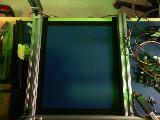
//> input picture openCV_Learning/Learning3/PR4/Original.jpg, 160 x 120 px
$ ./main1   (built with g++ and OpenCV 4)
//> lines starting //> are read from the running program, lines starting //| are printed output that depends on the picture; after the words box and inside, x2 and y2 are one past the last pixel; in counts of white or black regions, pixels touching at a corner belong together
#include <iostream>
#include "opencv2/core/core.hpp"
//#include <cv.h>
//#include <highgui.h>
#include "opencv2/opencv.hpp"
#include <algorithm>

using namespace cv;
using namespace std;

RNG rng(12345);

int main()
{
    Mat img;
    img=imread("/home/sugandha/RecognitionLocalization/openCV_Learning/Learning3/PR4/Original.jpg",1);
//> img is the input picture: 120 rows x 160 cols, CV_8UC3; mean B, G, R 49.4, 68.7, 54.8
    cout<<img.type()<<endl;
//| 16
cout<<"Sugandha"<<endl;
    imshow("Original",img);
    vector <Point2f> srcPoints;
    vector <Point2f> dstPoints;
    // [12 lines of commented-out code are left out]
    srcPoints.push_back(Point2f(47,25));
    srcPoints.push_back(Point2f(42,107));
    srcPoints.push_back(Point2f(114,24));
    srcPoints.push_back(Point2f(118,108));
    dstPoints.push_back(Point2f(1,1));
    dstPoints.push_back(Point2f(1,160));
    dstPoints.push_back(Point2f(120,1));
    dstPoints.push_back(Point2f(120,160));
    Mat H;
    Mat img_out = Mat::zeros( img.size(), CV_8UC3 );
    H=findHomography(srcPoints, dstPoints, 0, 3);
    warpPerspective(img, img_out, H, img.size(), 1, 1);
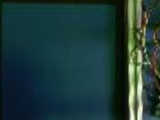
//> img_out: 120 rows x 160 cols, CV_8UC3; mean B, G, R 56.4, 57.8, 30
    imshow("warped original",img_out);
    Mat imgNew;
    imgNew=imread("/home/sugandha/RecognitionLocalization/openCV_Learning/Learning3/PR4/New.jpg",1);
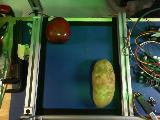
//> input picture openCV_Learning/Learning3/PR4/New.jpg, 160 x 120 px
//> imgNew is the input picture: 120 rows x 160 cols, CV_8UC3; mean B, G, R 63.7, 81, 64.5
    Mat imgNew_out = Mat::zeros( imgNew.size(), CV_8UC3 );
    cout<<"Sugandha printing new image"<<endl;
    imshow("New",imgNew);
    warpPerspective(imgNew, imgNew_out, H, imgNew.size(), 1, 1);
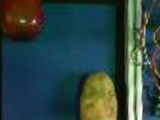
//> imgNew_out: 120 rows x 160 cols, CV_8UC3; mean B, G, R 65.7, 68.8, 46.6
    imshow("Warped New", imgNew_out);
    Mat imgChange;
    absdiff(imgNew_out,img_out,imgChange);
    imshow("Background Change",imgChange);
    Mat imgGray;
    cvtColor(imgChange, imgGray, CV_BGR2GRAY);
    imshow("GrayScale image",imgGray);
    Mat imgBw;
    //Otsu thresholding operation
    //threshold( imgGray, imgBw, 0, 255, CV_THRESH_BINARY | CV_THRESH_OTSU );
    threshold( imgGray, imgBw, 20, 255, CV_THRESH_BINARY);
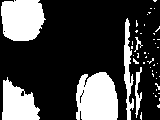
//> imgBw: 120 rows x 160 cols, CV_8UC1; 27.3% white; 47 white regions (41 under 20 px), largest, box (x1, y1, x2, y2) and area: (76, 72, 118, 120) 1725, (1, 0, 46, 41) 1538, (2, 77, 40, 120) 1071, (124, 18, 134, 120) 519, (135, 67, 142, 118) 170, (134, 37, 143, 52) 40
    imshow("BW image", imgBw);
    Mat imgDilute;
    dilate(imgBw,imgDilute, getStructuringElement(MORPH_ELLIPSE, Size(3,3), Point(-1,-1)));
//> imgDilute: 120 rows x 160 cols, CV_8UC1; 33.2% white; 28 white regions (18 under 20 px), largest, box (x1, y1, x2, y2) and area: (75, 71, 119, 120) 1884, (0, 0, 47, 42) 1663, (123, 17, 144, 120) 1250
    Mat imgErode;
    dilate(imgDilute,imgErode, getStructuringElement(MORPH_ELLIPSE, Size(3,3), Point(-1,-1)));
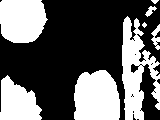
//> imgErode: 120 rows x 160 cols, CV_8UC1; 38.6% white; 8 white regions (1 under 20 px)
    imshow("Eroded image", imgErode);
    Mat dst = Mat::zeros(imgErode.rows, imgErode.cols, CV_8UC3);
    vector<vector<Point> > contours;
    vector<Vec4i> hierarchy;
    //cout<<contours.front().front()<<endl;
    findContours( imgErode, contours, hierarchy,
        CV_RETR_CCOMP, CV_CHAIN_APPROX_SIMPLE );
//> contours = 26 contours, 19 with area under 20; largest, box (x1, y1, x2, y2) and area: (122, 16, 160, 120) 1966, (74, 70, 120, 120) 1922, (0, 0, 48, 43) 1690, (0, 75, 42, 120) 1230, (151, 24, 160, 50) 88, (130, 63, 140, 74) 57, (145, 6, 157, 17) 45
        // iterate through all the top-level contours,
    // draw each connected component with its own random color
    int idx = 0;
    for( ; idx >= 0; idx = hierarchy[idx][0] )
    {
        Scalar color( rand()&255, rand()&255, rand()&255 );
        drawContours( dst, contours, idx, color, CV_FILLED, 8, hierarchy );
    }
//> this loop made 8 passes
//> idx on passes 2 to 8: 1, 2, 5, 6, 23, 24, 25
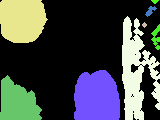
//> dst: 120 rows x 160 cols, CV_8UC3; mean B, G, R 72.9, 73.1, 68
//> after the loop, idx = -1
    vector<double> areas;
   // Mat1d size_mat(1, areas.size());
   // memcpy(size_mat.data,areas.data(),areas.size()*sizeof(float));
    Mat1i ind;
    int num=contours.size();
//> num = 26
    //cout<<"Number of contours is"<< contours.size()<<endl;
    //cout<<"Max element is"<<max_element(contours,contours)<<endl;
    for(int i=0;i<num;i++)
    {
        areas.push_back(contourArea(contours[i]));
    cout << "Contour area is" << contourArea(contours[i])<<endl ;
    }
//> this loop made 26 passes
//| Contour area is1230
//| Contour area is1922.5
//| Contour area is87.5
//| Contour area is2
//| Contour area is2
//| Contour area is12
//| Contour area is1965.5
//| Contour area is4
//> (output is shown up to pass 8 of 26)
Mat1d size_mat(1, areas.size());
//> size_mat = 26 values from 0 to 0
 memcpy(size_mat.data,areas.data(),areas.size()*sizeof(float));
//> size_mat = 26 values, max 1965.5 at index 6, min 0 at index 13, mean 201.4
cv::sortIdx(size_mat, ind, CV_SORT_EVERY_ROW | CV_SORT_DESCENDING);
//> ind = 26 values, max 25 at index 24, min 0 at index 2, mean 12.5
cout<<"Indices of two biggest areas"<<endl<<ind(0,0)<<endl<<ind(0,1)<<endl;
//| Indices of two biggest areas
//| 6
//| 1
    namedWindow( "Components", 1 );
    imshow( "Components", dst );
    cout<<"Bounding Rectangles"<<endl;
    vector<vector<Point> > contours_poly( contours.size() );
//> contours_poly = 26 empty contours
  vector<Rect> boundRect( contours.size() );
  vector<Point> centroids;

    for( int i = 0; i < contours.size(); i++ )
     { approxPolyDP( Mat(contours[i]), contours_poly[i], 3, true );
       boundRect[i] = boundingRect( Mat(contours_poly[i]) );
       // [4 lines of commented-out code are left out]
       centroids.push_back(Point((boundRect[i].br().x+boundRect[i].tl().x)/2.0,(boundRect[i].br().y+boundRect[i].tl().y)/2));
       //cout<<boundRect[i].tl().x<<"\t"<<boundRect[i].br().x<<endl;
       cout<<centroids.at(i)<<endl;
     }
     cout<<"Bounding Rectangles ended"<<endl;
     Mat drawing = Mat::zeros( dst.size(), CV_8UC3 );
     for( int i = 0; i<2; i++ )
        {
            Scalar color = Scalar( rng.uniform(0, 255), rng.uniform(0,255), rng.uniform(0,255) );
            drawContours( drawing, contours_poly, i, color, 1, 8, vector<Vec4i>(), 0, Point() );
            rectangle( drawing, boundRect[ind(0,i)].tl(), boundRect[ind(0,i)].br(), color, 2, 8, 0 );
            circle(drawing, centroids.at(ind(0,i)),2.0,color,-1,8,0);
        }
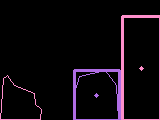
//> drawing: 120 rows x 160 cols, CV_8UC3; mean B, G, R 14.2, 8.5, 14.5

     namedWindow( "Contours", CV_WINDOW_AUTOSIZE );
     imshow( "Contours", drawing );

    waitKey();
    return 0;
}
